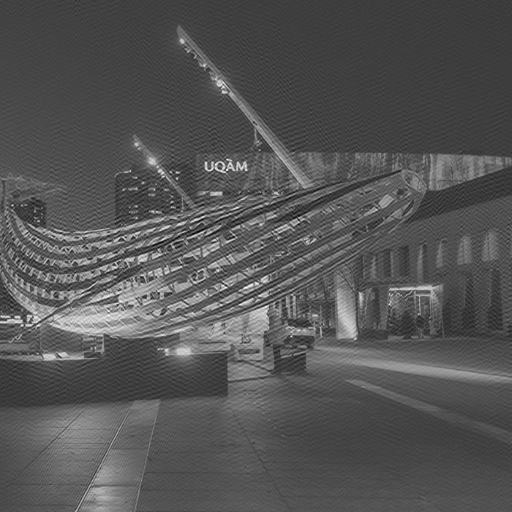
#> input picture tps/tp2/tp2_ex1.tif, 512 x 512 px
$ jupyter execute Vahid_Foruzanmehr_tp2.ipynb
#> lines starting #> are read from the running program, lines starting #| are printed output that depends on the picture
# Travail pratique 2
*INF600F - Traitement d'images (A2024, UQÀM)*

* NOM, Prénom (Code permanent) de chaque membre de l'équipe:

  * Foruzanmehr, Vahid (forv26018703)

[cell 1]
# Importation des modules
import numpy as np
import imageio as iio
import matplotlib.pyplot as plt
from skimage.transform import resize

## Exercice 1 : Transformée de Fourier

### Etape 1 : Lire et afficher l’image tp2_ex1.tif

[cell 2]
image_q1 = iio.v2.imread('tp2_ex1.tif')
#> image_q1 is the input picture: shape (512, 512) float64; min -0.327, max 1.33, mean 0.227
plt.imshow(image_q1)

### Calculer la transformée de Fourier

[cell 3]
# fonction fft2 pour calculer la transformée de Fourier
image_fourier =  np.fft.fft2(image_q1)
# fonction fftshift pour placer la fréquence nulle au centre de l’image.
image_fourier_shift = np.fft.fftshift(image_fourier)

[cell 4]
plt.imshow(np.log(np.abs(image_fourier_shift)))

### Créer la fonction python display_fft
pour afficher l’amplitude et la phase de la transformée de Fourier.

Assurez-vous d’utiliser une transformation logarithmique pour transformer l’échelle d’intensité de l’amplitude pour l’affichage. Vous devez représenter la transformée de Fourier dans le domaine fréquentiel selon la convention usuelle (c.-à-d. fréquence nulle au centre de l’image), en indexant les axes en fréquences réduites (comprises entre -1/2 et 1/2) (utilisez l’option extent de plt.imshow)

[cell 5]
def display_fft(img_fft):
    """Affichage de l'amplitude et de la phase d'une transformée de Fourier

    Parameters
    ----------
    img_fft : ndarray
        Transformée de Fourier d'une image
    """
    # Application d'une transformation logarithmique pour l'amplitude
    amplitude_log = np.log(np.abs(img_fft))
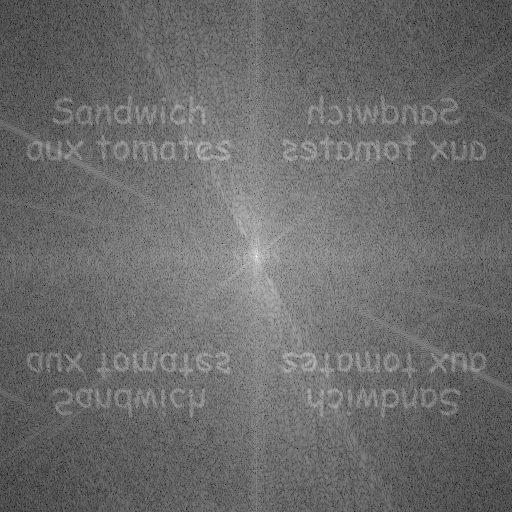
#> amplitude_log: shape (512, 512) float64; min -3.49, max 11, mean 2.63; drawn with min black and max white
    # Déplacement de la fréquence zéro au centre
    amplitude_log_shifted = np.fft.fftshift(amplitude_log)
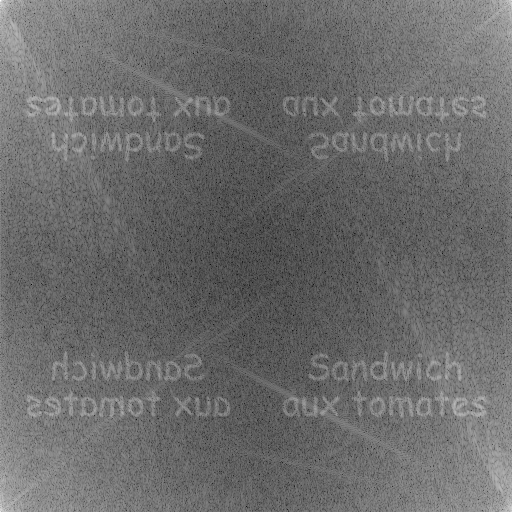
#> amplitude_log_shifted: shape (512, 512) float64; min -3.49, max 11, mean 2.63; drawn with min black and max white

    ## Calcul de l'amplitude et de la phase
    phase_shifted = np.fft.fftshift(np.angle(img_fft))
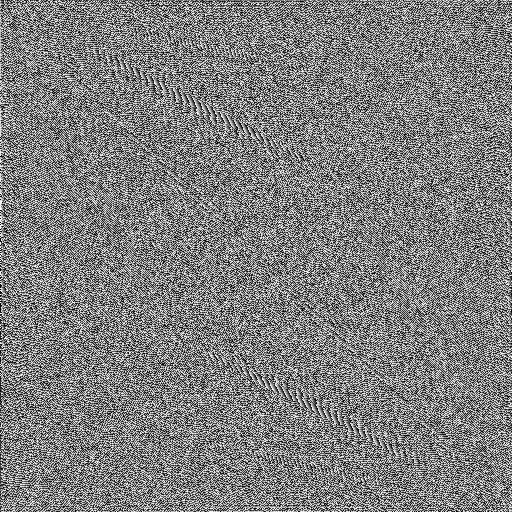
#> phase_shifted: shape (512, 512) float64; min -3.14, max 3.14, mean 2.4e-05; drawn with min black and max white

    # Taille de l'image pour indexer les fréquences réduites
    rows, cols = img_fft.shape
#> rows = 512; cols = 512
    extent = [-0.5, 0.5, -0.5, 0.5]
    # Affichage
    plt.figure(figsize=(18, 6))

    plt.subplot(1, 3, 1)
    plt.imshow(amplitude_log, cmap='gray', extent=extent)
    plt.title('Amplitude de\nTransformée de Fourier')
    plt.xlabel('Fréquence réduite en X')
    plt.ylabel('Fréquence réduite en Y')
    plt.colorbar()

    plt.subplot(1, 3, 2)
    plt.imshow(amplitude_log_shifted, cmap='gray', extent=extent)
    plt.title('Amplitu de\nTransformée de Fourier et\nfréquence nulle au centre de l’image')
    plt.xlabel('Fréquence réduite en X')
    plt.ylabel('Fréquence réduite en Y')
    plt.colorbar()

    plt.subplot(1, 3, 3)
    plt.imshow(phase_shifted, cmap='gray', extent=extent)
    plt.title('Phase de la transformée de Fourier')
    plt.xlabel('Fréquence réduite en X')
    plt.ylabel('Fréquence réduite en Y')

    # Afficher les deux sous-graphiques
    # plt.tight_layout()
    plt.show()

[cell 6]
display_fft(image_fourier_shift)

### Trouver le message codé secret caché dans le domaine fréquentiel de l’image.

```
Sandwich aux tomates
```

### Expliquez comment le message a été crypté dans l’image et pourquoi il n’était pas visible dans l’image originale.

Le message a été caché dans l'image en utilisant une technique appelée stéganographie. Cette méthode modifie légèrement les pixels de l'image en changeant les bits les moins importants (ceux qui ont le moins d'effet sur la couleur), ce qui ne change presque rien à l'apparence de l'image. Ces petits changements sont trop subtils pour être visibles à l'œil nu, donc le message reste invisible dans l'image originale. Pour le lire, il faut utiliser un programme spécial qui récupère ces petits bits modifiés et reconstitue le message, ce qui explique pourquoi on ne peut pas le voir directement.

## Exercice 2 : Filtrage fréquentiel

[cell 7]
image2_q2 = iio.v2.imread('tp2_ex2.tif')
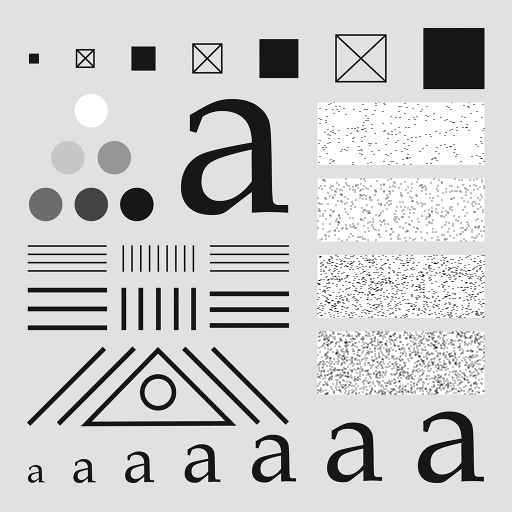
#> input picture tps/tp2/tp2_ex2.tif, 1024 x 1024 px (shown at 1/2 size)
#> image2_q2 is the input picture: shape (1024, 1024); min 0, max 255, mean 204.4
plt.imshow(image2_q2)

### Partie 1 : Filtres fréquentiels

[cell 8]
def fonc_distance(u, v, P, Q):
  return ((u - P/2)**2 + (v - Q/2)**2 ) ** 0.5

[cell 9]
def lpFilterTF(type, P, Q, param):
  """Crée un filtre passe bas fréquentiel

  Parameters
  ----------
  type : str
      Type de filtre. Valeurs possibles : 'ideal', 'gaussian', 'butterworth'
  P : int
      Nombre de ligne du filtre
  Q : int
      Nombre de colonne du filtre
  param : float ou list
      Si type='ideal' ou type='gaussian', param=d0
      Si type='butterworth', type=[d0,n] ---> param=[d0,n]

  Returns
  -------
    H : ndarray
    Filtre fréquentiel passe bas de taille PxQ
  """
#> called with type = 'ideal', P = 512, Q = 512, param = 96
  h = np.zeros((P,Q))
  for u in range(P):
    for v in range(Q):
      if (type == 'ideal'):
        if (fonc_distance(u,v,P,Q) <= param):
          h[u,v] = 1
        else:
          h[u,v] = 0
      elif (type == 'gaussian'):
        h[u,v] = np.exp(-(fonc_distance(u,v,P,Q)**2)/(2*param**2))
      elif (type == 'butterworth'):
        ordre = 2
        h[u,v] = 1 / (1 + (fonc_distance(u,v,P,Q)/param)**(2*ordre))

  return h

### Partie 2 : Validation des filtres

[cell 10]
noyau_ideal = lpFilterTF('ideal', 512, 512, 96)
plt.imshow(noyau_ideal, cmap='gray')

[cell 11]
h2_gauss = lpFilterTF('gaussian', 512, 512, 96)
plt.imshow(h2_gauss, cmap='gray')

[cell 12]
h3_butterworth = lpFilterTF('butterworth', 512, 512, 96)
plt.imshow(h3_butterworth, cmap='gray')

### Partie 3 : Application des filtres fréquentiels

[cell 13]
image2_resized = resize(np.abs(image2_q2), (512, 512))
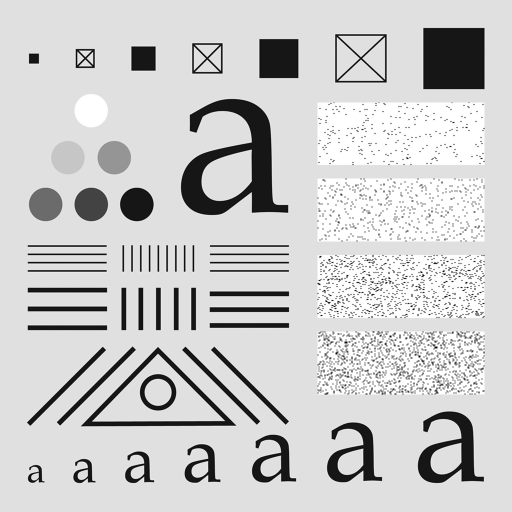
#> image2_resized: shape (512, 512) float64; min 0.0172, max 1, mean 0.802

[cell 14]
img_fft = np.fft.fft2(image2_resized)
img_fft = np.fft.fftshift(img_fft)
plt.imshow(np.log(np.abs(img_fft)))

#### 1 - filtre passe-bas idéal

[cell 15]
noyau_ideal = lpFilterTF('ideal', 512, 512, 18)

[cell 16]
multi_ideal = noyau_ideal * img_fft

[cell 17]
plt.imshow(np.log(np.abs(multi_ideal)+0.1), cmap='gray')
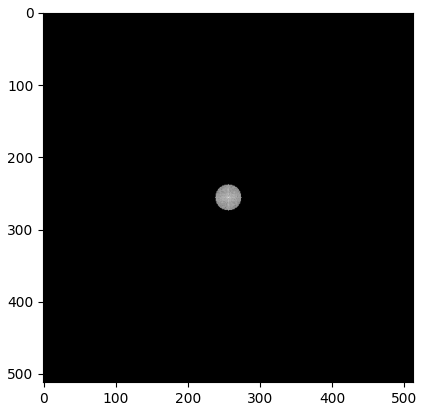
#> figure drawn by matplotlib, 1 panel

[cell 18]
img_fft_ideal = np.fft.ifftshift(multi_ideal)
img_fft_ideal = np.fft.ifft2(img_fft_ideal)

[cell 19]
plt.imshow(np.abs(img_fft_ideal), cmap='gray')
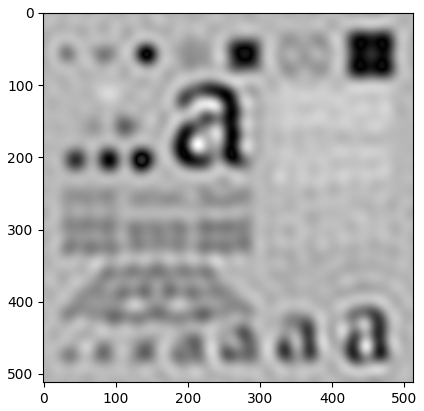
#> figure drawn by matplotlib, 1 panel

#### 2 - filtre passe-bas gaussien

[cell 20]
noyau_gauss = lpFilterTF('gaussian', 512, 512, 8)

[cell 21]
multi_gauss = noyau_gauss * img_fft
plt.imshow(np.log(np.abs(multi_gauss) + 0.1), cmap='gray')

[cell 22]
img_fft_gauss = np.fft.ifftshift(multi_gauss)
img_fft_gauss = np.fft.ifft2(img_fft_gauss)

[cell 23]
plt.imshow(np.abs(img_fft_gauss), cmap='gray')
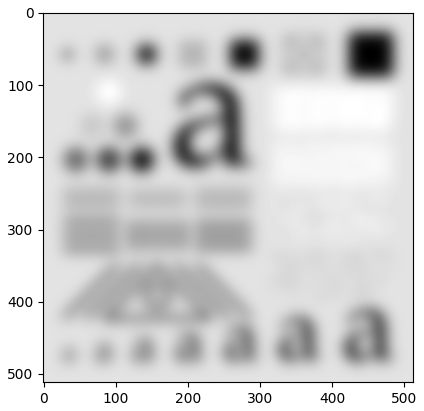
#> figure drawn by matplotlib, 1 panel

#### 3 - filtre Butterworth

[cell 24]
image2_resized_negative = 255 - image2_resized
plt.imshow(np.log(np.abs(image2_resized_negative)), cmap='gray')
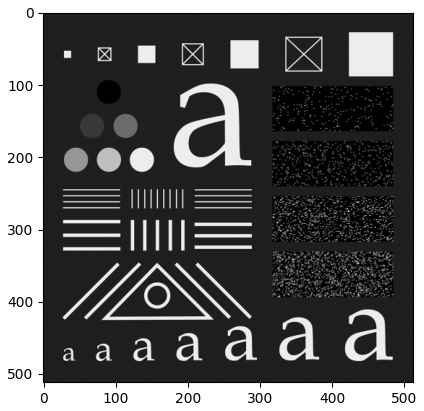
#> figure drawn by matplotlib, 1 panel

[cell 25]
img_fft_butterworth = np.fft.fft2(image2_resized_negative)
img_fft_butterworth = np.fft.fftshift(img_fft_butterworth)
plt.imshow(np.log(np.abs(img_fft_butterworth)))
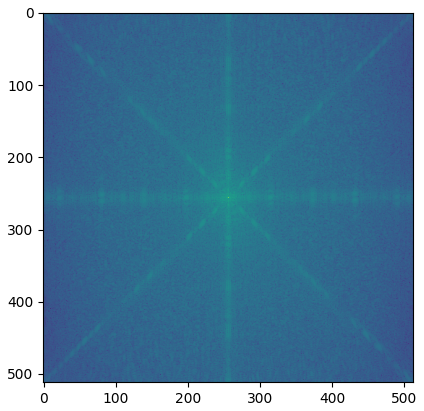
#> figure drawn by matplotlib, 1 panel

[cell 26]
noyau_butterworth = lpFilterTF('butterworth', 512, 512, 6)
